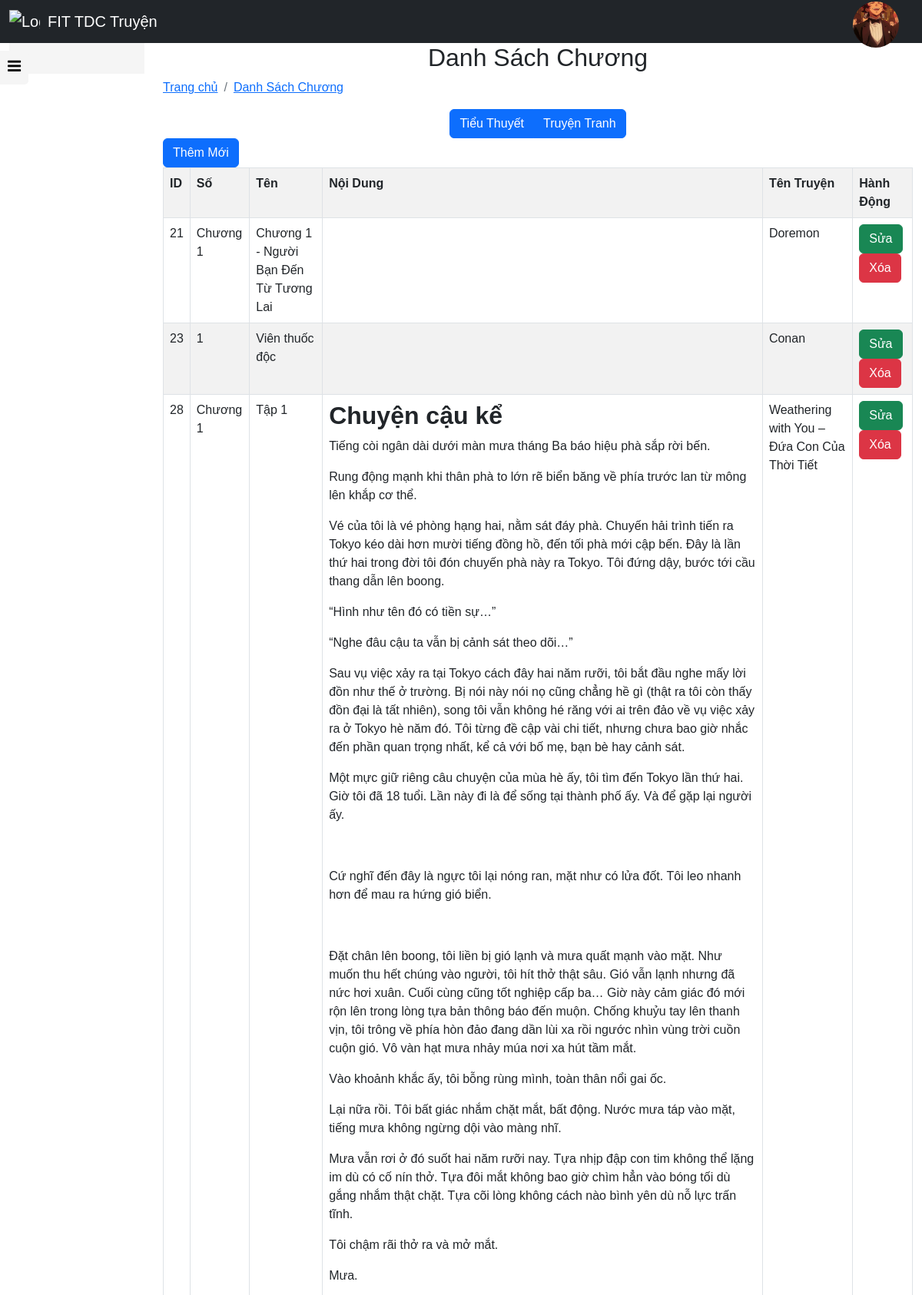
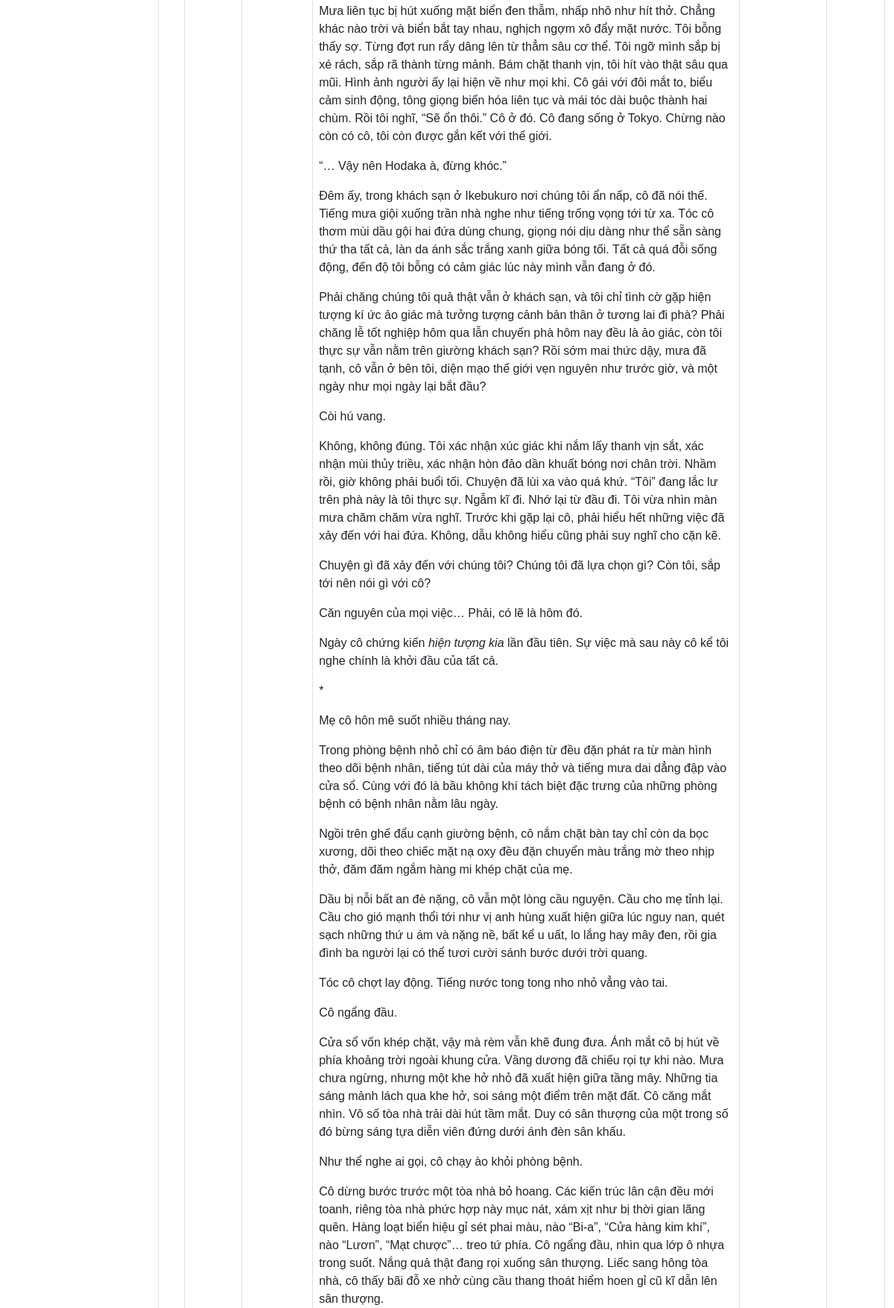
Page /backend/chuong/index.php (signed in, upper part) on the committed database (2 pictures, top to bottom).
### tables this page shows
CREATE TABLE `user` (
  `user_id` int(11) NOT NULL,
  `username` varchar(255) DEFAULT NULL,
  `password` varchar(255) DEFAULT NULL,
  `email` varchar(255) DEFAULT NULL,
  `role` enum('admin','member') DEFAULT NULL,
  `avatar` varchar(255) DEFAULT NULL
);

CREATE TABLE `chuong` (
  `chuong_id` int(11) UNSIGNED NOT NULL,
  `chuong_so` varchar(50) NOT NULL,
  `chuong_ten` mediumtext DEFAULT NULL,
  `chuong_noidung` longtext NOT NULL,
  `truyen_id` int(11) UNSIGNED NOT NULL
);

CREATE TABLE `truyen` (
  `truyen_id` int(11) UNSIGNED NOT NULL,
  `truyen_ma` varchar(50) NOT NULL,
  `truyen_ten` mediumtext NOT NULL,
  `truyen_hinhdaidien` mediumtext DEFAULT NULL,
  `truyen_loai` tinyint(4) DEFAULT NULL COMMENT '#1: Tiểu thuyết, #2: Truyện tranh',
  `truyen_theloai` varchar(500) DEFAULT NULL COMMENT 'Kiếm Hiệp;Trinh thám;Lãng mạn ...',
  `truyen_tacgia` varchar(50) DEFAULT NULL,
  `truyen_mota_ngan` text DEFAULT NULL,
  `truyen_ngaydang` datetime NOT NULL DEFAULT current_timestamp(),
  `danhmuc_id` int(11) DEFAULT NULL
);

### backend/chuong/index.php (the view, shortened to what this page needs)
<!DOCTYPE html>
<html lang="en">
<head>
    <?php include_once __DIR__ . '/../layouts/styles.php'; ?>
</head>
<body>
    <?php include_once __DIR__ . '/../layouts/header.php'; ?>
    <div class="container-fluid">
        <div class="row">
            <div class="col-2">
                <?php include_once __DIR__ . '/../layouts/sidebar.php'; ?>
            </div>
            <div class="col-10">
                <div class="text-center">
                    <h2>Danh Sách Chương</h2>
                </div>
                <nav aria-label="breadcrumb alert alert-info">
                    <ol class="breadcrumb">
                        <li class="breadcrumb-item"><a href="/freetruyen/admin">Trang chủ</a></li>
                        <li class="breadcrumb-item active" aria-current="page"><a href="index.php">Danh Sách Chương</a></li>
                    </ol>
                </nav>
                <div class="text-center">
                    <div class="btn-group" role="group" aria-label="Loại truyện">
                        <a class="btn btn-primary" href="index.php?loai=1">Tiểu Thuyết</a>
                        <a class="btn btn-primary" href="index.php?loai=2">Truyện Tranh</a>
                    </div>
                </div>
                <?php
                include_once __DIR__ . '/../../dbconnect.php';
                $sql = "SELECT *
                        FROM chuong ch
                        JOIN truyen tr ON ch.truyen_id = tr.truyen_id";
                $result = mysqli_query($conn, $sql);
                $data = [];
                while ($row = mysqli_fetch_array($result, MYSQLI_ASSOC)) {
                    $data[] = array(
                        'chuong_id' => $row['chuong_id'],
                        'chuong_so' => $row['chuong_so'],
                        'chuong_ten' => $row['chuong_ten'],
                        'chuong_noidung' => $row['chuong_noidung'],
                        'truyen_id' => $row['truyen_id'],
                        'truyen_ten' => $row['truyen_ten'],
                    );
                }
                ?>
                <a class="btn btn-primary" href="create.php">Thêm Mới</a>
                <table class="table table-striped table-bordered">
                    <tr>
                        <th>ID</th>
                        <th>Số</th>
                        <th>Tên</th>
                        <th>Nội Dung</th>
                        <th>Tên Truyện</th>
                        <th>Hành Động</th>
                    </tr>
                    <?php foreach ($data as $chuong) : ?>
                        <tr>
                            <td><?= $chuong['truyen_id'] ?></td>
                            <td><?= $chuong['chuong_so'] ?></td>
                            <td><?= $chuong['chuong_ten'] ?></td>
                            <td><?= $chuong['chuong_noidung'] ?></td>
                            <td><?= $chuong['truyen_ten'] ?></td>
                            <td>
                                <a class="btn btn-success" href="edit.php?chuong_id=<?= $chuong['chuong_id'] ?>">Sửa</a>
                                <a class="btn btn-danger" href="delete.php?chuong_id=<?= $chuong['chuong_id'] ?>">Xóa</a>
                            </td>
                        </tr>
                    <?php endforeach; ?>
                </table>
            </div>
        </div>
    </div>
</body>
</html>

### backend/layouts/header.php (shortened to what this page needs)
<!DOCTYPE html>
<html lang="en">
<head>
  <link rel="stylesheet" href="https://cdnjs.cloudflare.com/ajax/libs/bootstrap/5.2.0/css/bootstrap.min.css">
  <link rel="stylesheet" href="/freetruyen/backend/layouts/style.css">
</head>
<body>
<header>
  <nav class="navbar navbar-expand-lg bg-body-tertiary navbar-dark bg-dark" data-bs-theme="dark">
    <div class="container-fluid">
      <a class="navbar-brand" href="/freetruyen/backend/dashboard.php">
        <img src="/freetruyen/backend/layouts/logoweb.png" alt="Logo" class="logo-icon">
        FIT TDC Truyện
      </a>
      <div class="action">
        <div class="profile" onclick="menuToggle();">
          <?php
          if (isset($_SESSION['user_id'])) {
            include_once __DIR__ . '/../../dbconnect.php';
            $user_id = $_SESSION['user_id'];
            $query = "SELECT avatar FROM user WHERE user_id = $user_id";
            $result = mysqli_query($conn, $query);
            $row = mysqli_fetch_assoc($result);
            echo '<img src="/freetruyen/assets/' . $row['avatar'] . '" alt="User Account">';
          }
          ?>
        </div>
      </div>
    </div>
  </nav>
</header>
</body>
</html>

### backend/layouts/style.css (style rules this page uses)
.navbar-brand { display: flex; align-items: center; gap: 10px; }
.navbar-brand .logo-icon { width: 40px; height: auto; }
* { font-family: "poppins", sans-serif; margin: 0; padding: 0; }
body { background-color: #333; height: 100vh; }
.action { position: fixed; right: 30px; top: 2px; }
.action .profile { border-radius: 50%; cursor: pointer; height: 60px; overflow: hidden; position: relative; width: 60px; }
.action .profile img { width: 100%; top: 0; position: absolute; object-fit: cover; left: 0; height: 100%; }

### rows in the picture
user: avatar (picture)
chuong: truyen.truyen_id "21", chuong_so "Chương 1", chuong_ten "Chương 1 - Người Bạn Đến Từ Tương Lai", truyen.truyen_ten "Doremon"
chuong: truyen.truyen_id "23", chuong_so "1", chuong_ten "Viên thuốc độc", truyen.truyen_ten "Conan"
chuong: truyen.truyen_id "28", chuong_so "Chương 1", chuong_ten "Tập 1", chuong_noidung "Chuyện cậu kể Tiếng còi ngân dài dưới màn mưa tháng Ba báo hiệu phà sắp rời bến. Rung động mạnh khi thân phà to lớn rẽ biển băng về phía trước lan từ mông lên khắp cơ thể. Vé của tôi là vé phòng hạng hai, nằm sát đáy phà. Chuyến hải trình tiến ra Tokyo kéo dài hơn mười tiếng đồng hồ, đến tối phà mới cập bến. Đây là lần thứ hai trong đời tôi đón chuyến phà này ra Tokyo. Tôi đứng dậy, bước tới cầu thang dẫn lên boong. “Hình như tên đó có tiền sự…” “Nghe đâu cậu ta vẫn bị cảnh sát theo dõi…” Sau vụ việc xảy ra tại Tokyo cách đây hai năm rưỡi, tôi bắt đầu nghe mấy lời đồn như thế ở trường. Bị nói này nói nọ cũng chẳng hề gì (thật ra tôi còn thấy đồn đại là tất nhiên), song tôi vẫn không hé răng…", truyen.truyen_ten "Weathering with You – Đứa Con Của Thời Tiết"
